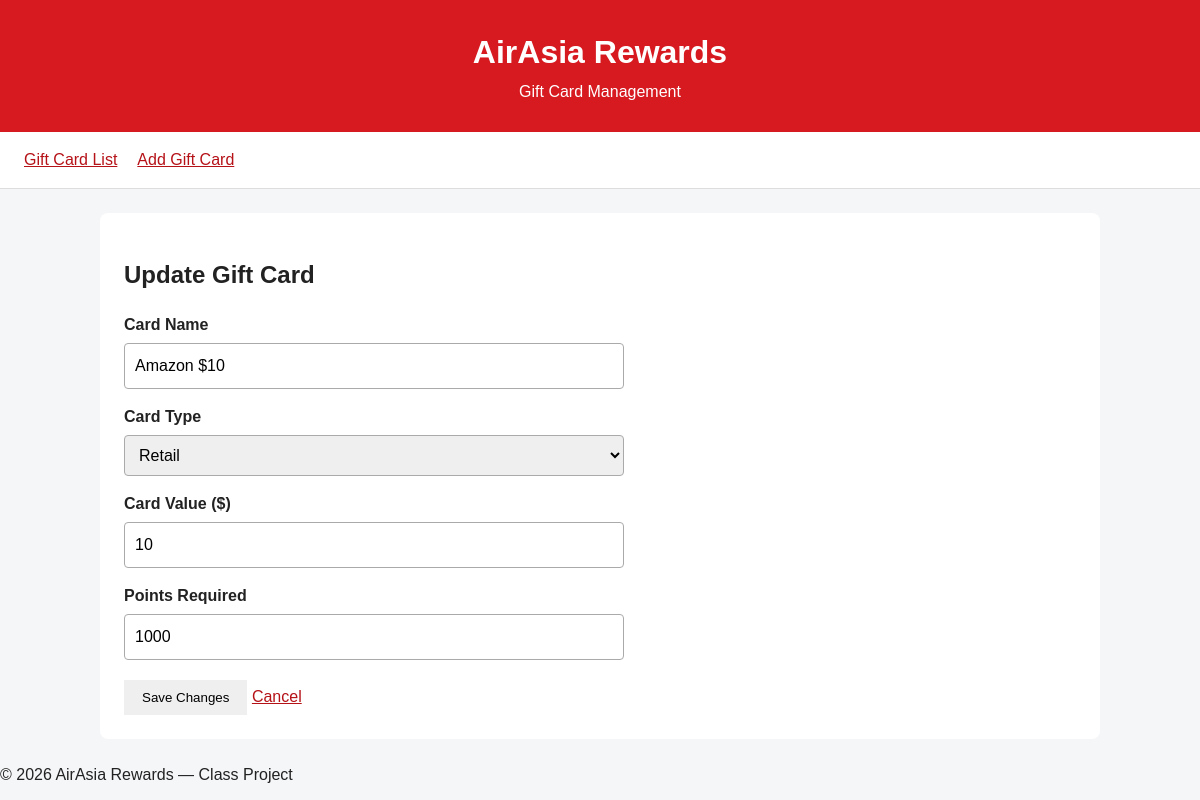
Screenshot of /card-update.php?card_id=1 with the database file from the repository.
### tables this page shows
CREATE TABLE GIFTCARD (
	cardId INTEGER PRIMARY KEY AUTOINCREMENT,
	cardName VARCHAR(100) NOT NULL,
	cardType VARCHAR(100) NOT NULL,
	cardValue REAL NOT NULL,
	points INTEGER NOT NULL
);

### includes/validation.php (called while the page is built, shortened)
<?php
function escape($value): string
{
    return htmlspecialchars(
        (string) $value,
        ENT_QUOTES | ENT_SUBSTITUTE,
        'UTF-8'
    );
}
function validateCardId($value): ?int
{
    $id = filter_var($value, FILTER_VALIDATE_INT, [
        'options' => ['min_range' => 1]
    ]);
    return $id === false ? null : $id;
}

### includes/card-form.php (the view, shortened to what this page needs)
<form method="post">
    <label for="cardName">Card Name</label>
    <input
        id="cardName"
        name="cardName"
        maxlength="100"
        value="<?= escape($data['cardName']) ?>"
        required
    >
    <label for="cardType">Card Type</label>
    <select id="cardType" name="cardType" required>
        <?php foreach (CARD_TYPES as $type): ?>
            <option
                value="<?= escape($type) ?>"
                <?= $data['cardType'] === $type ? 'selected' : '' ?>
            ><?= escape($type) ?></option>
        <?php endforeach; ?>
    </select>
    <label for="cardValue">Card Value ($)</label>
    <input
        type="number"
        id="cardValue"
        name="cardValue"
        min="0.01"
        step="0.01"
        value="<?= escape($data['cardValue']) ?>"
        required
    >
    <label for="points">Points Required</label>
    <input
        type="number"
        id="points"
        name="points"
        min="1"
        step="1"
        value="<?= escape($data['points']) ?>"
        required
    >
    <button type="submit">Save Changes</button>
    <a href="/card-details.php?card_id=<?= escape($cardId) ?>">Cancel</a>
</form>

### css/styles.css (style rules this page uses)
* { box-sizing: border-box; }
body { margin: 0; background: #f5f6f8; color: #222; font-family: Arial, sans-serif; line-height: 1.5; }
a { color: #b51218; }
form { max-width: 500px; }
label { display: block; margin-top: 16px; font-weight: bold; }
input, select { width: 100%; margin-top: 6px; padding: 10px; border: 1px solid #aaa; border-radius: 4px; font: inherit; }
button, .button { display: inline-block; margin-top: 20px; padding: 10px 18px; border: 0; border-radiu }

### rows the page displays
giftcard: cardName "Amazon $10", cardValue "10", points "1000"

### other values shown
form field cardType "Retail"
